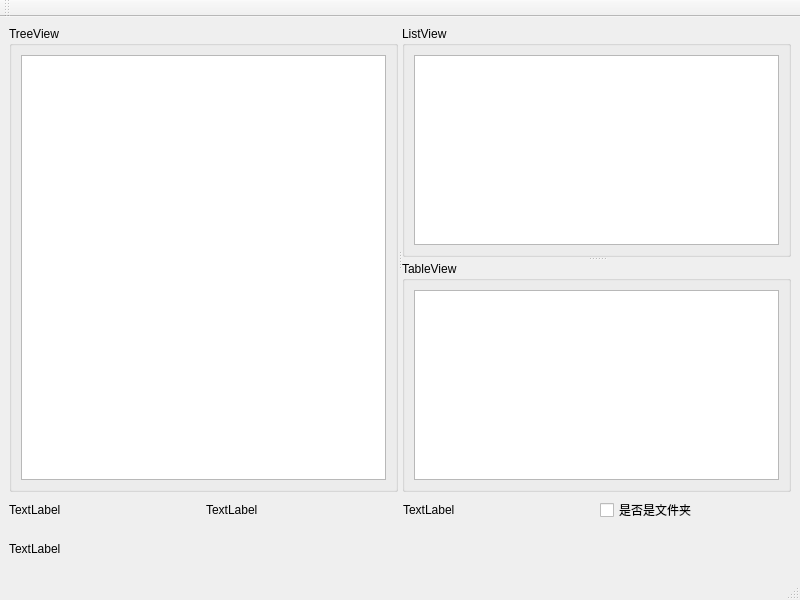
<?xml version="1.0" encoding="UTF-8"?>
<ui version="4.0">
 <class>MainWindow</class>
 <widget class="QMainWindow" name="MainWindow">
  <property name="geometry">
   <rect>
    <x>0</x>
    <y>0</y>
    <width>800</width>
    <height>600</height>
   </rect>
  </property>
  <property name="windowTitle">
   <string>MainWindow</string>
  </property>
  <widget class="QWidget" name="centralwidget">
   <layout class="QGridLayout" name="gridLayout_4">
    <item row="0" column="0">
     <widget class="QSplitter" name="splitter_2">
      <property name="orientation">
       <enum>Qt::Horizontal</enum>
      </property>
      <widget class="QGroupBox" name="groupBox">
       <property name="title">
        <string>TreeView</string>
       </property>
       <layout class="QGridLayout" name="gridLayout">
        <item row="0" column="0">
         <widget class="QTreeView" name="treeView"/>
        </item>
       </layout>
      </widget>
      <widget class="QSplitter" name="splitter">
       <property name="orientation">
        <enum>Qt::Vertical</enum>
       </property>
       <widget class="QGroupBox" name="groupBox_2">
        <property name="title">
         <string>ListView</string>
        </property>
        <layout class="QGridLayout" name="gridLayout_2">
         <item row="0" column="0">
          <widget class="QListView" name="listView"/>
         </item>
        </layout>
       </widget>
       <widget class="QGroupBox" name="groupBox_3">
        <property name="title">
         <string>TableView</string>
        </property>
        <layout class="QGridLayout" name="gridLayout_3">
         <item row="0" column="0">
          <widget class="QTableView" name="tableView"/>
         </item>
        </layout>
       </widget>
      </widget>
     </widget>
    </item>
    <item row="1" column="0">
     <layout class="QHBoxLayout" name="horizontalLayout">
      <item>
       <widget class="QLabel" name="lab_Name">
        <property name="text">
         <string>TextLabel</string>
        </property>
       </widget>
      </item>
      <item>
       <widget class="QLabel" name="lab_Size">
        <property name="text">
         <string>TextLabel</string>
        </property>
       </widget>
      </item>
      <item>
       <widget class="QLabel" name="lab_Type">
        <property name="text">
         <string>TextLabel</string>
        </property>
       </widget>
      </item>
      <item>
       <widget class="QCheckBox" name="checkBox">
        <property name="text">
         <string>是否是文件夹</string>
        </property>
       </widget>
      </item>
     </layout>
    </item>
    <item row="2" column="0">
     <widget class="QLabel" name="label_2">
      <property name="text">
       <string>TextLabel</string>
      </property>
     </widget>
    </item>
   </layout>
  </widget>
  <widget class="QMenuBar" name="menubar">
   <property name="geometry">
    <rect>
     <x>0</x>
     <y>0</y>
     <width>800</width>
     <height>23</height>
    </rect>
   </property>
  </widget>
  <widget class="QStatusBar" name="statusbar"/>
  <widget class="QToolBar" name="toolBar">
   <property name="windowTitle">
    <string>toolBar</string>
   </property>
   <attribute name="toolBarArea">
    <enum>TopToolBarArea</enum>
   </attribute>
   <attribute name="toolBarBreak">
    <bool>false</bool>
   </attribute>
  </widget>
 </widget>
 <resources/>
 <connections/>
</ui>
